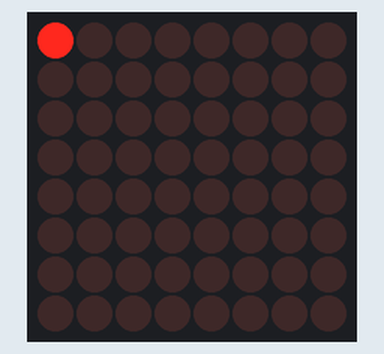
Simulated run of this sketch. Board: Arduino Uno, built with avr-gcc and run on an emulated ATmega328P. On the bench: 8×8 LED matrix.

Above: at 0.05 s.
At 0.85 s:
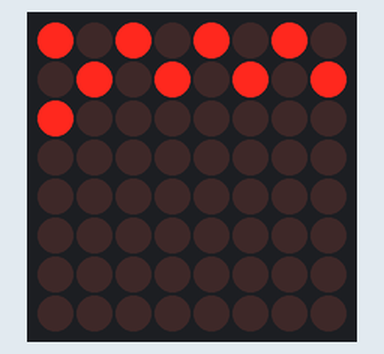
At 1.75 s:
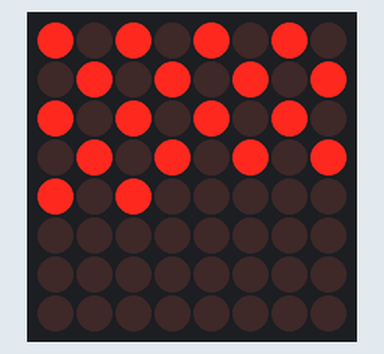
At 3.45 s:
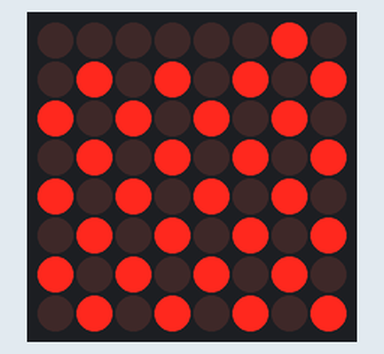
At 5.16 s:
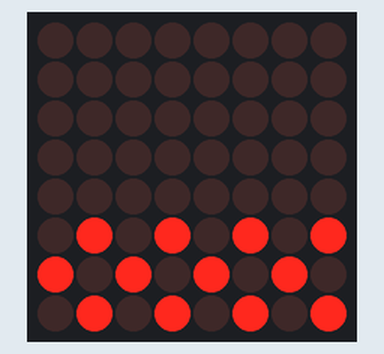
At 6.96 s:
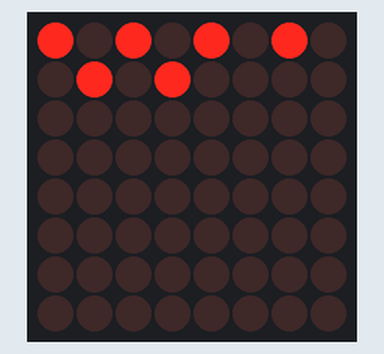

The sketch:

dot_matrix.ino
```cpp
#include <LedControl.h>
#define DIN 12
#define CLK 11
#define CS 10

LedControl DM(DIN, CLK, CS, 1);

// 점멸
void setup() {
  Serial.begin(9600);
  Serial.println();
  DM.shutdown(0, false);
  DM.setIntensity(0, 1);
  DM.clearDisplay(0);
}

void loop() {
  int row, column;

  for(row=0; row<8; row++){
    if(row % 2 == 0){ // row가 짝수
       for(column=0; column<8; column+=2){
        DM.setLed(0, row, column, true);
        delay(100);
       }
    }
    else{
       for(column=1; column<8; column+=2){
        DM.setLed(0, row, column, true);
        delay(100);
       }
    }
  }


  for(row=0; row<8; row++){
    if(row % 2 == 0){ // row가 짝수
       for(column=0; column<8; column+=2){
        DM.setLed(0, row, column, false);
        delay(100);
       }
    }
    else{
       for(column=1; column<8; column+=2){
        DM.setLed(0, row, column, false);
        delay(100);
       }
    }
  }

}

///////////////////////////////////////////////////
//
//byte heart[] = {
//  0b01101100,
//  0b10010010,
//  0b10000010,
//  0b01000100,
//  0b00010000
//};
//
//void setup() {
//  DM.shutdown(0, false);
//  DM.setIntensity(0, 1);
//  DM.clearDisplay(0);
//}
//
//void loop() {
//  int size=sizeof(heart)/sizeof(byte);
//  for(int i=0; i<size; i++){
//    DM.setRow(0, i, heart[i]);
//    delay(100);
//  }
//  DM.clearDisplay(0);
//  delay(100);
//}
```

Measured:
- by itself, everything shown: repeats every 6.4 s, in 64 steps
